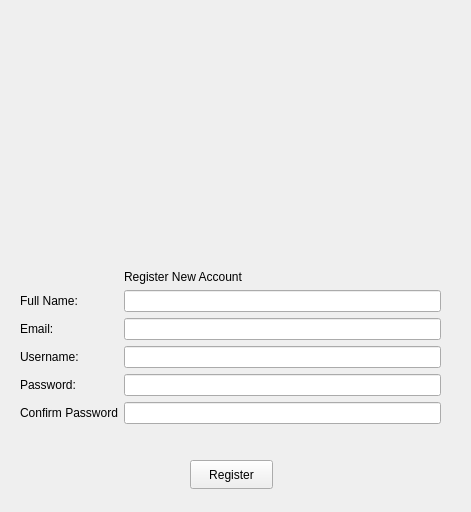
<?xml version="1.0" encoding="UTF-8"?>
<ui version="4.0">
 <class>Form</class>
 <widget class="QWidget" name="Form">
  <property name="geometry">
   <rect>
    <x>0</x>
    <y>0</y>
    <width>471</width>
    <height>512</height>
   </rect>
  </property>
  <property name="windowTitle">
   <string>Form</string>
  </property>
  <widget class="QLabel" name="logo">
   <property name="geometry">
    <rect>
     <x>70</x>
     <y>20</y>
     <width>331</width>
     <height>201</height>
    </rect>
   </property>
   <property name="text">
    <string/>
   </property>
   <property name="pixmap">
    <pixmap>logo.jpg</pixmap>
   </property>
   <property name="scaledContents">
    <bool>true</bool>
   </property>
  </widget>
  <widget class="QWidget" name="formLayoutWidget">
   <property name="geometry">
    <rect>
     <x>20</x>
     <y>270</y>
     <width>421</width>
     <height>214</height>
    </rect>
   </property>
   <layout class="QFormLayout" name="formLayout">
    <item row="2" column="0">
     <widget class="QLabel" name="fullNameLabel">
      <property name="text">
       <string>Full Name:</string>
      </property>
     </widget>
    </item>
    <item row="2" column="1">
     <widget class="QLineEdit" name="fullNameLineEdit"/>
    </item>
    <item row="3" column="0">
     <widget class="QLabel" name="emailLabel">
      <property name="text">
       <string>Email:</string>
      </property>
     </widget>
    </item>
    <item row="3" column="1">
     <widget class="QLineEdit" name="emailLineEdit"/>
    </item>
    <item row="4" column="0">
     <widget class="QLabel" name="usernameLabel">
      <property name="text">
       <string>Username:</string>
      </property>
     </widget>
    </item>
    <item row="4" column="1">
     <widget class="QLineEdit" name="usernameLineEdit"/>
    </item>
    <item row="5" column="0">
     <widget class="QLabel" name="passwordLabel">
      <property name="text">
       <string>Password:</string>
      </property>
     </widget>
    </item>
    <item row="5" column="1">
     <widget class="QLineEdit" name="passwordLineEdit"/>
    </item>
    <item row="6" column="0">
     <widget class="QLabel" name="confirmPasswordLabel">
      <property name="text">
       <string>Confirm Password</string>
      </property>
     </widget>
    </item>
    <item row="6" column="1">
     <widget class="QLineEdit" name="confirmPasswordLineEdit"/>
    </item>
    <item row="1" column="1">
     <widget class="QLabel" name="label_7">
      <property name="styleSheet">
       <string notr="true">font: 300 18pt &quot;Segoe UI Light&quot;;
color: rgb(0, 0, 0);</string>
      </property>
      <property name="text">
       <string>Register New Account</string>
      </property>
     </widget>
    </item>
   </layout>
  </widget>
  <widget class="QPushButton" name="pushButton">
   <property name="geometry">
    <rect>
     <x>190</x>
     <y>460</y>
     <width>83</width>
     <height>29</height>
    </rect>
   </property>
   <property name="text">
    <string>Register</string>
   </property>
  </widget>
 </widget>
 <resources/>
 <connections/>
</ui>
